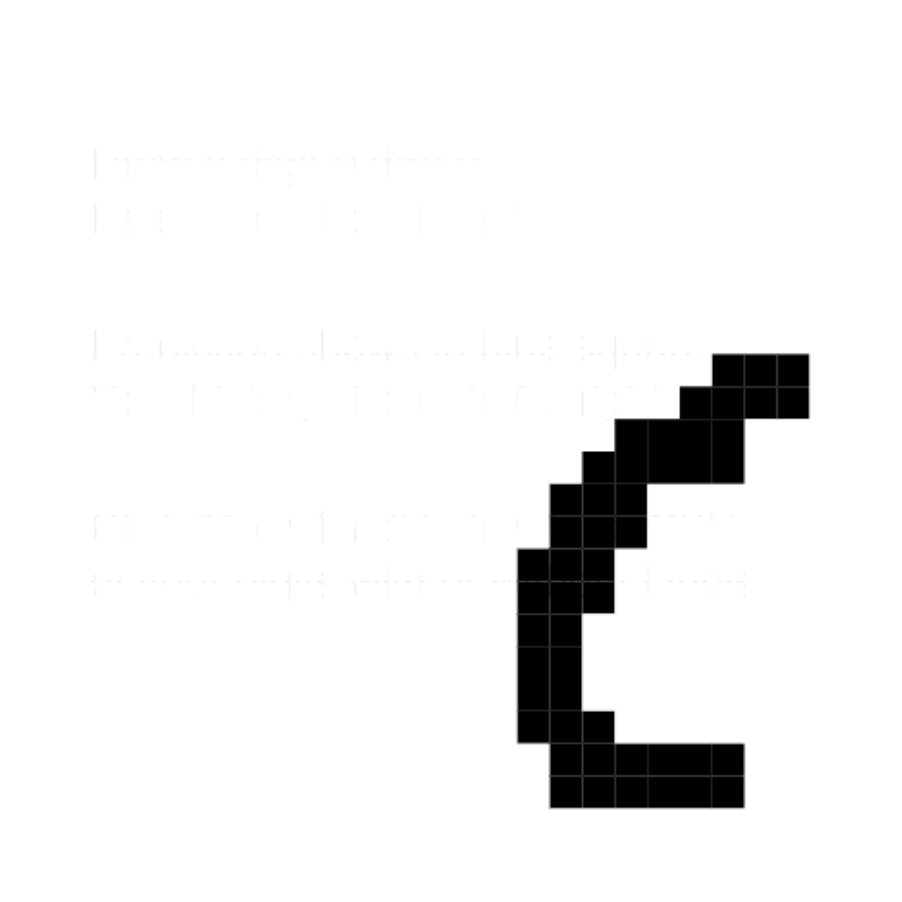
#> input picture .unorganised_code/testimgcustom.png, 902 x 902 px
$ jupyter execute tester3.ipynb
#> lines starting #> are read from the running program, lines starting #| are printed output that depends on the picture
[cell 1]
from PIL import Image
import numpy as np
import matplotlib.pyplot as plt

img = Image.open("testimgcustom.png").convert("L").resize((28, 28))
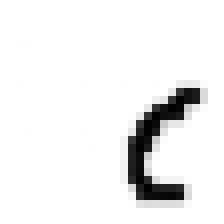
#> img: PIL image 28x28 L (shown 8 times larger); min 0, max 255, mean 238.9
img_array = np.array(img) / 255.0
inverted = 1.0 - img_array
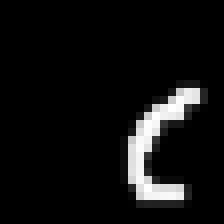
#> inverted: shape (28, 28) float64 (shown 8 times larger); min 0, max 1, mean 0.063

plt.imshow(inverted)

$ run again, with .unorganised_code/concept_clusterer.png copied over .unorganised_code/testimgcustom.png
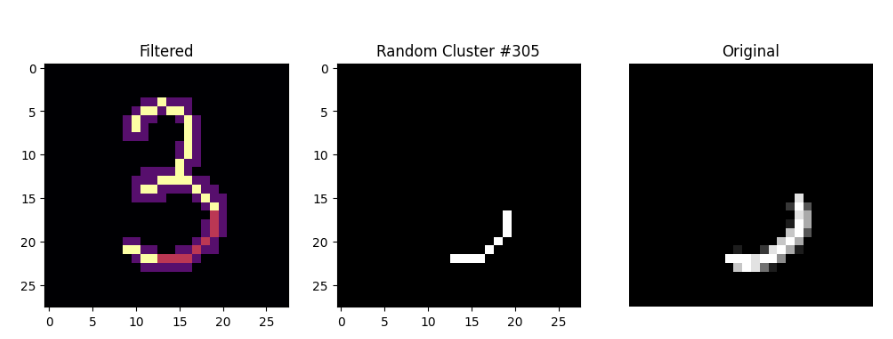
#> input picture .unorganised_code/concept_clusterer.png, 893 x 339 px
#> `img = Image.open("testimgcustom.png").convert("L").resize((28, 28))`:
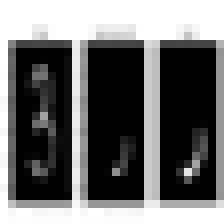
#> img: PIL image 28x28 L (shown 8 times larger); min 0, max 255, mean 108.8
#> `inverted = 1.0 - img_array`:
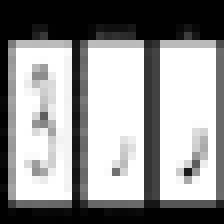
#> inverted: shape (28, 28) float64 (shown 8 times larger); min 0, max 1, mean 0.573
